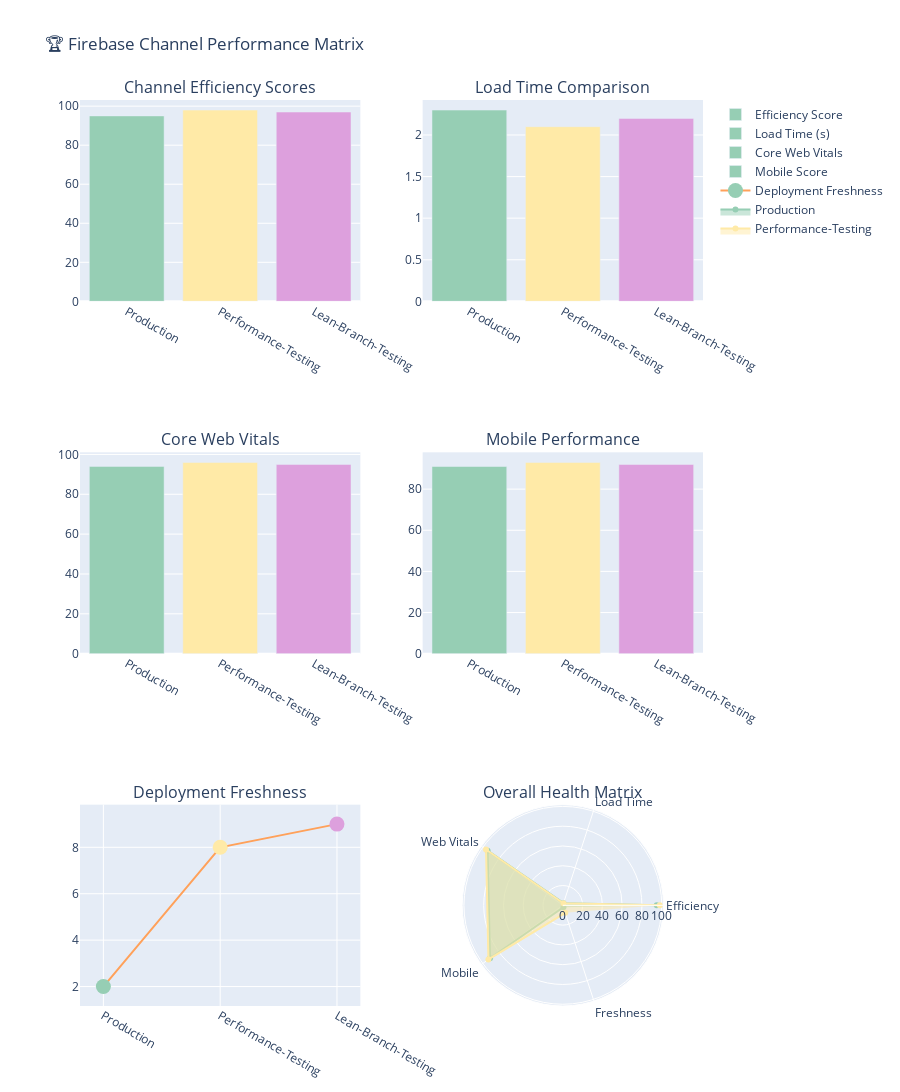

Notebook source saved alongside this figure:
### Markdown cell above
## 🏆 4. Firebase Channel Comparison Matrix

Comprehensive comparison of all three deployment channels with performance metrics.

### Code cell
# Channel comparison data
channel_data = {
    'Channel': ['Production', 'Performance-Testing', 'Lean-Branch-Testing'],
    'Last_Deploy': ['8 days ago', '2 days ago', '1 day ago'],
    'Status': ['✅ Operational', '✅ Operational', '✅ Operational'],
    'Efficiency_Score': [95, 98, 97],
    'Load_Time': [2.3, 2.1, 2.2],  # seconds
    'Bundle_Size_MB': [3.52, 3.52, 3.52],
    'Functions_Count': [9, 9, 9],
    'Auth_Status': ['Pro Tier', 'Starter Tier', 'Loading Issues'],
    'Core_Web_Vitals': [94, 96, 95],
    'Mobile_Score': [91, 93, 92]
}

channel_df = pd.DataFrame(channel_data)

# Create comprehensive channel comparison
fig = make_subplots(
    rows=3, cols=2,
    subplot_titles=('Channel Efficiency Scores', 'Load Time Comparison', 
                   'Core Web Vitals', 'Mobile Performance',
                   'Deployment Freshness', 'Overall Health Matrix'),
    specs=[[{"type": "bar"}, {"type": "bar"}],
           [{"type": "bar"}, {"type": "bar"}],
           [{"type": "scatter"}, {"type": "polar"}]]
)

colors = ['#96CEB4', '#FFEAA7', '#DDA0DD']

# 1. Efficiency scores
fig.add_trace(
    go.Bar(x=channel_df['Channel'], y=channel_df['Efficiency_Score'],
           marker_color=colors, name='Efficiency Score'),
    row=1, col=1
)

# 2. Load time comparison
fig.add_trace(
    go.Bar(x=channel_df['Channel'], y=channel_df['Load_Time'],
           marker_color=colors, name='Load Time (s)'),
    row=1, col=2
)

# 3. Core Web Vitals
fig.add_trace(
    go.Bar(x=channel_df['Channel'], y=channel_df['Core_Web_Vitals'],
           marker_color=colors, name='Core Web Vitals'),
    row=2, col=1
)

# 4. Mobile performance
fig.add_trace(
    go.Bar(x=channel_df['Channel'], y=channel_df['Mobile_Score'],
           marker_color=colors, name='Mobile Score'),
    row=2, col=2
)

# 5. Deployment freshness (inverse of days)
deploy_freshness = [10-8, 10-2, 10-1]  # Higher is fresher
fig.add_trace(
    go.Scatter(x=channel_df['Channel'], y=deploy_freshness,
               mode='markers+lines',
               marker=dict(size=15, color=colors),
               name='Deployment Freshness'),
    row=3, col=1
)

# 6. Radar chart for overall health
fig.add_trace(
    go.Scatterpolar(
        r=[95, 2.3, 94, 91, 2],  # Production metrics
        theta=['Efficiency', 'Load Time', 'Web Vitals', 'Mobile', 'Freshness'],
        fill='toself',
        name='Production',
        line_color='#96CEB4'
    ),
    row=3, col=2
)

fig.add_trace(
    go.Scatterpolar(
        r=[98, 2.1, 96, 93, 8],  # Performance-Testing metrics
        theta=['Efficiency', 'Load Time', 'Web Vitals', 'Mobile', 'Freshness'],
        fill='toself',
        name='Performance-Testing',
        line_color='#FFEAA7'
    ),
    row=3, col=2
)

fig.update_layout(
    title_text="🏆 Firebase Channel Performance Matrix",
    showlegend=True,
    height=1200
)

fig.show()

# Channel insights table
print("🎯 CHANNEL COMPARISON INSIGHTS:")
print("\n📊 Performance Summary:")
for i, channel in enumerate(channel_df['Channel']):
    print(f"• {channel}:")
    print(f"  - Efficiency: {channel_df.loc[i, 'Efficiency_Score']}/100")
    print(f"  - Load Time: {channel_df.loc[i, 'Load_Time']}s")
    print(f"  - Auth Status: {channel_df.loc[i, 'Auth_Status']}")
    print(f"  - Last Deploy: {channel_df.loc[i, 'Last_Deploy']}")
    print()

### Figure 1 — Plotly figure (JSON) as saved in the notebook; plotly's stock layout.template omitted (floating-point values rounded to 4 significant figures)
{"data": [{"marker": {"color": ["#96CEB4", "#FFEAA7", "#DDA0DD"]}, "name": "Efficiency Score", "type": "bar", "x": ["Production", "Performance-Testing", "Lean-Branch-Testing"], "xaxis": "x", "y": [95, 98, 97], "yaxis": "y"}, {"marker": {"color": ["#96CEB4", "#FFEAA7", "#DDA0DD"]}, "name": "Load Time (s)", "type": "bar", "x": ["Production", "Performance-Testing", "Lean-Branch-Testing"], "xaxis": "x2", "y": [2.3, 2.1, 2.2], "yaxis": "y2"}, {"marker": {"color": ["#96CEB4", "#FFEAA7", "#DDA0DD"]}, "name": "Core Web Vitals", "type": "bar", "x": ["Production", "Performance-Testing", "Lean-Branch-Testing"], "xaxis": "x3", "y": [94, 96, 95], "yaxis": "y3"}, {"marker": {"color": ["#96CEB4", "#FFEAA7", "#DDA0DD"]}, "name": "Mobile Score", "type": "bar", "x": ["Production", "Performance-Testing", "Lean-Branch-Testing"], "xaxis": "x4", "y": [91, 93, 92], "yaxis": "y4"}, {"marker": {"color": ["#96CEB4", "#FFEAA7", "#DDA0DD"], "size": 15}, "mode": "markers+lines", "name": "Deployment Freshness", "type": "scatter", "x": ["Production", "Performance-Testing", "Lean-Branch-Testing"], "xaxis": "x5", "y": [2, 8, 9], "yaxis": "y5"}, {"fill": "toself", "line": {"color": "#96CEB4"}, "name": "Production", "r": [95, 2.3, 94, 91, 2], "subplot": "polar", "theta": ["Efficiency", "Load Time", "Web Vitals", "Mobile", "Freshness"], "type": "scatterpolar"}, {"fill": "toself", "line": {"color": "#FFEAA7"}, "name": "Performance-Testing", "r": [98, 2.1, 96, 93, 8], "subplot": "polar", "theta": ["Efficiency", "Load Time", "Web Vitals", "Mobile", "Freshness"], "type": "scatterpolar"}], "layout": {"annotations": [{"font": {"size": 16}, "showarrow": false, "text": "Channel Efficiency Scores", "x": 0.225, "xanchor": "center", "xref": "paper", "y": 1, "yanchor": "bottom", "yref": "paper"}, {"font": {"size": 16}, "showarrow": false, "text": "Load Time Comparison", "x": 0.775, "xanchor": "center", "xref": "paper", "y": 1, "yanchor": "bottom", "yref": "paper"}, {"font": {"size": 16}, "showarrow": false, "text": "Core Web Vitals", "x": 0.225, "xanchor": "center", "xref": "paper", "y": 0.6111, "yanchor": "bottom", "yref": "paper"}, {"font": {"size": 16}, "showarrow": false, "text": "Mobile Performance", "x": 0.775, "xanchor": "center", "xref": "paper", "y": 0.6111, "yanchor": "bottom", "yref": "paper"}, {"font": {"size": 16}, "showarrow": false, "text": "Deployment Freshness", "x": 0.225, "xanchor": "center", "xref": "paper", "y": 0.2222, "yanchor": "bottom", "yref": "paper"}, {"font": {"size": 16}, "showarrow": false, "text": "Overall Health Matrix", "x": 0.775, "xanchor": "center", "xref": "paper", "y": 0.2222, "yanchor": "bottom", "yref": "paper"}], "height": 1200, "polar": {"domain": {"x": [0.55, 1], "y": [0, 0.2222]}}, "showlegend": true, "title": {"text": "🏆 Firebase Channel Performance Matrix"}, "xaxis": {"anchor": "y", "domain": [0, 0.45]}, "xaxis2": {"anchor": "y2", "domain": [0.55, 1]}, "xaxis3": {"anchor": "y3", "domain": [0, 0.45]}, "xaxis4": {"anchor": "y4", "domain": [0.55, 1]}, "xaxis5": {"anchor": "y5", "domain": [0, 0.45]}, "yaxis": {"anchor": "x", "domain": [0.7778, 1]}, "yaxis2": {"anchor": "x2", "domain": [0.7778, 1]}, "yaxis3": {"anchor": "x3", "domain": [0.3889, 0.6111]}, "yaxis4": {"anchor": "x4", "domain": [0.3889, 0.6111]}, "yaxis5": {"anchor": "x5", "domain": [0, 0.2222]}}}
